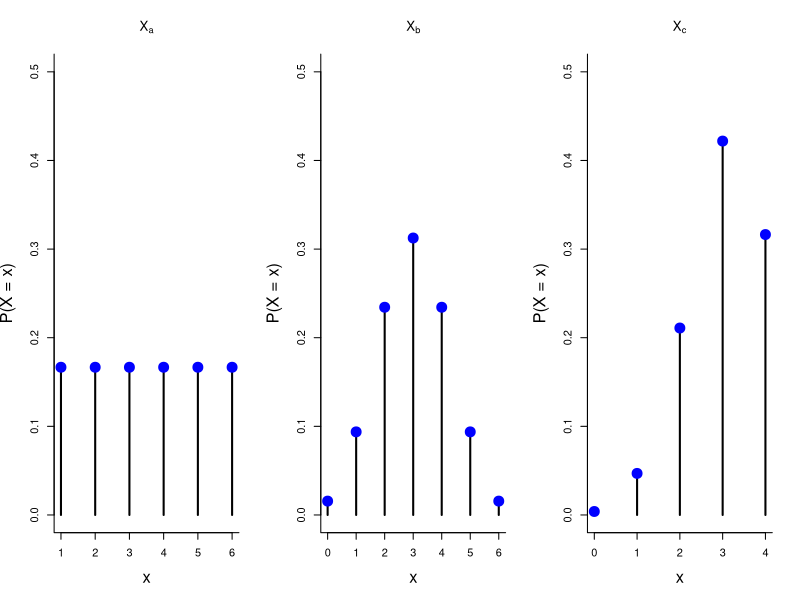
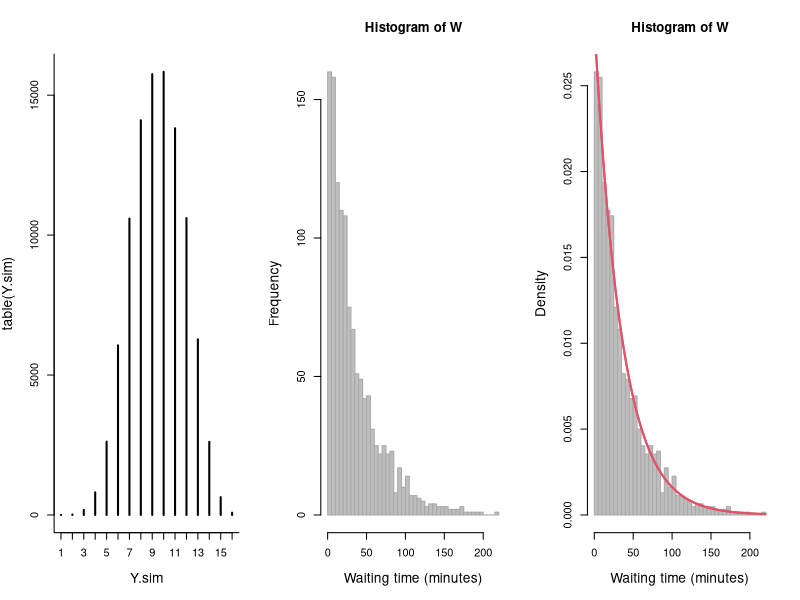
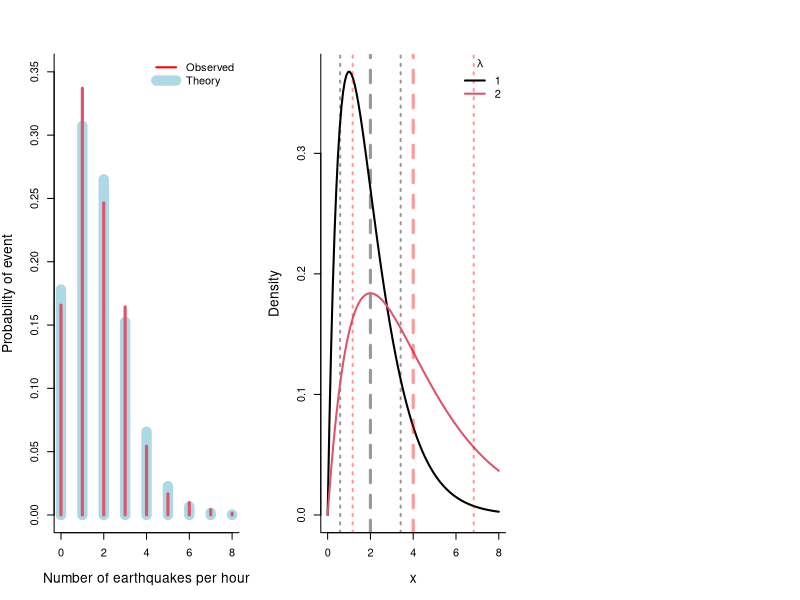
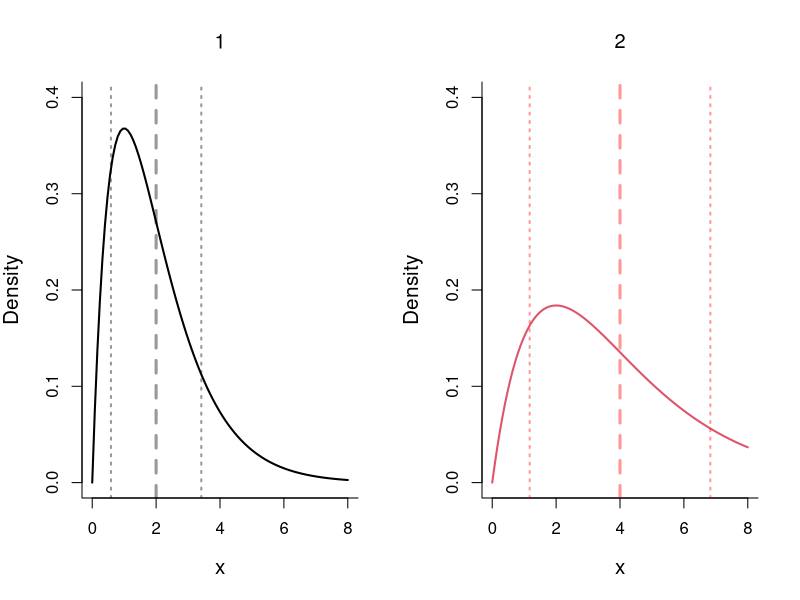
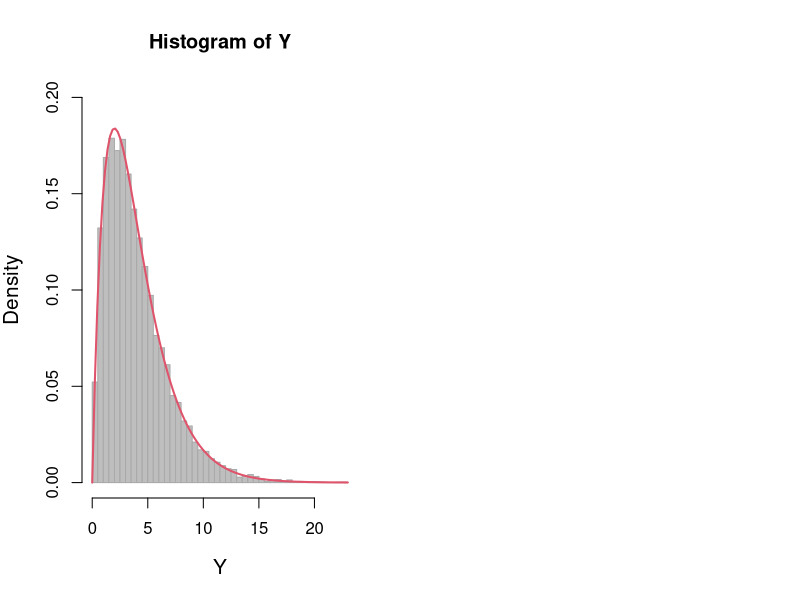
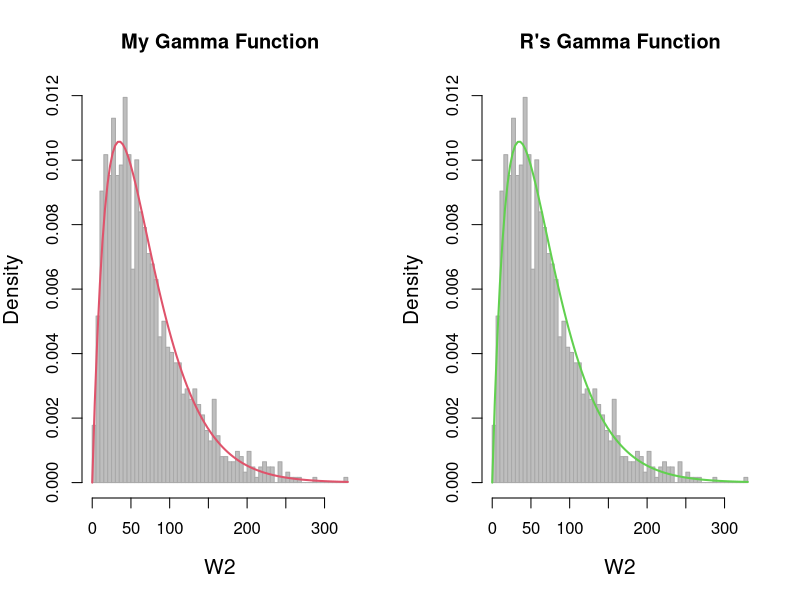

Generate these figures, in order, with R:
## ---- chunk 1
x.a <- 1:6; f.a <- rep(1/length(x.a), length(x.a))
x.b <- 0:6; f.b <- dbinom(0:6, p=1/2, size=6)
x.c <- 0:4; f.c <- dbinom(0:4, p=3/4, size=4)
## ---- chunk 2
par(mfrow = c(1, 3), bty = "l", cex.lab = 1.5)
plot(x.a, f.a, type = "h", lwd = 2,
     xlab = "x", ylab = "P(X = x)", main = expression(X[a]),
     ylim = c(0, 0.5))
points(x.a, f.a, pch = 19, col = "blue", cex = 2)
plot(x.b, f.b, type = "h", lwd = 2,
     xlab = "x", ylab = "P(X = x)", main = expression(X[b]),
     ylim = c(0, 0.5))
points(x.b, f.b, pch = 19, col = "blue", cex = 2)
plot(x.c, f.c, type = "h", lwd = 2,
     xlab = "x", ylab = "P(X = x)", main = expression(X[c]),
     ylim = c(0, 0.5))
points(x.c, f.c, pch = 19, col = "blue", cex = 2)
## ---- chunk 3
x.a.mean <- sum(x.a*f.a); x.a.var <- sum((x.a - x.a.mean)^2 * f.a)
x.b.mean <- sum(x.b*f.b); x.b.var <- sum((x.b - x.b.mean)^2 * f.b)
x.c.mean <- sum(x.c*f.c); x.c.var <- sum((x.c - x.c.mean)^2 * f.c)
c(x.a.mean, x.b.mean, x.c.mean)
c(x.a.var, x.b.var, x.c.var)
## ---- chunk 4
X.a.sim <- sample(1:6, 100000, replace = TRUE)
X.b.sim <- rbinom(100000, size = 6, p = 1/2)
X.c.sim <- rbinom(100000, size = 4, p = 3/4)
Y.sim <- X.a.sim + X.b.sim + X.c.sim
mean(Y.sim); var(Y.sim)
## ---- chunk 5
par(bty = "l", cex.lab = 1.25)
plot(table(Y.sim), type = "h")
## ---- chunk 6
sum(Y.sim < 5)/length(Y.sim) * 100
## ---- chunk 7
sum(Y.sim > 12)/length(Y.sim) * 100
## ---- chunk 8
earthquakes <- read.csv("earthquakes_20151029.csv")
DateTime <- as.POSIXlt(earthquakes$time, format="%Y-%m-%dT%H:%M:%S")
Minute <- as.numeric(DateTime - min(DateTime))/60
W <- diff(sort(Minute))
## ---- chunk 9
mean(W)
## ---- chunk 10
sd(W)
## ---- chunk 11
hist(W, breaks = 50, col = "grey", bor = "darkgrey",
     xlab = "Waiting time (minutes)")
## ---- chunk 12
hist(W, breaks = 50, col = "grey", bor = "darkgrey", freq = FALSE,
     xlab = "Waiting time (minutes)")
curve(1/mean(W) * exp(-x / mean(W)), add = TRUE, col = 2, lwd = 2)
curve(dexp(x, rate = 1/mean(W)), add = TRUE, col = 2, lwd = 2)
## ---- chunk 13
Minute.CutByHour <- cut(Minute, seq(0, max(Minute), 60))
N.hour <- as.vector(table(Minute.CutByHour))
N.hour[1:100]
## ---- chunk 14
plot(0:8, dpois(0:8, lambda = 60 / mean(W)), type = "h", lwd = 10, col = "lightblue",
     xlab = "Number of earthquakes per hour", ylab = "Probability of event",
     ylim = c(0, 0.35))
lines(table(N.hour)/length(N.hour), lwd = 3, col = 2)
legend("topright", lty = 1, col = c("red", "lightblue"),
       legend = c("Observed", "Theory"), lwd = c(2,10),bty = "n")
## ---- chunk 15
Gamma2PDF <- function(x, lambda){
  x / lambda^2 * exp(-x / lambda)
}
integrate(Gamma2PDF, 0, Inf, lambda = 1)
## ---- chunk 16
gamma1.mean <- integrate(function(x) x * Gamma2PDF(x, lambda = 1), 0, Inf)$value
gamma2.mean <- integrate(function(x) x * Gamma2PDF(x, lambda = 2), 0, Inf)$value

gamma1.var <- integrate(function(x) (x - gamma1.mean)^2 * Gamma2PDF(x, lambda = 1),
                        0, Inf)$value
gamma2.var <- integrate(function(x) (x - gamma2.mean)^2 * Gamma2PDF(x, lambda = 2),
                        0, Inf)$value

data.frame(lambda = c(1, 2),
           means = c(gamma1.mean, gamma2.mean),
           vars = c(gamma1.var, gamma2.var))
## ---- chunk 17
curve(Gamma2PDF(x, lambda = 1), col = 1, lwd = 2, xlim = c(0, 8),
      ylab = "Density")
abline(v = gamma1.mean + c(-1, 0,1) * sqrt(gamma1.var), lty = c(3, 2, 3),
       lwd = c(2, 3, 2), col = rgb(0, 0, 0, 0.4))
curve(Gamma2PDF(x, lambda = 2), add = TRUE, col = 2, lwd = 2)
abline(v = gamma2.mean + c(-1, 0, 1)*sqrt(gamma2.var), lty = c(3, 2, 3),
       lwd = c(2, 3, 2), col = rgb(1, 0, 0, 0.4))
legend("topright", lwd = 2, col = 1:2, legend = 1:2, title = expression(lambda),
       bty = "n")
## ---- chunk 18
par(mfrow  =  c(1, 2))
curve(Gamma2PDF(x, lambda = 1), col = 1, lwd = 2, xlim = c(0, 8),
      ylim = c(0, 0.4), ylab = "Density", main = expression(lambda = 1))
abline(v = gamma1.mean + c(-1, 0, 1) * sqrt(gamma1.var), lty = c(3, 2, 3),
       lwd = c(2, 3, 2), col = rgb(0, 0, 0, .4))
curve(Gamma2PDF(x, lambda = 2), col = 2, lwd = 2, xlim = c(0, 8),
      ylim = c(0, .4), ylab = "Density", main = expression(lambda = 2))
abline(v = gamma2.mean + c(-1, 0, 1) * sqrt(gamma2.var), lty = c(3, 2, 3),
       lwd = c(2, 3, 2), col = rgb(1, 0, 0, .4))
## ---- chunk 19
Y <- rexp(10000, rate = 1 / 2) + rexp(10000, rate = 1 / 2)
hist(Y, col = "grey", bor = "darkgrey", freq = FALSE, ylim = c(0,0.2),
     breaks = 50)
curve(Gamma2PDF(x, lambda = 2), lwd = 2, col = 2, add = TRUE)
## ---- chunk 20
# using the "Minute" object from the previous problem
W <- -diff(Minute)
W2 <- Minute[1:(length(Minute) - 2)] - Minute[3:length(Minute)]
# illustrate the distribution
par(mfrow = c(1,2))
hist(W2, col = "grey", bor = "darkgrey", breaks = 50, freq = FALSE,
     main = "My Gamma Function")
curve(Gamma2PDF(x, lambda = mean(W)), lwd = 2, col = 2, add = TRUE)
hist(W2, col = "grey", bor = "darkgrey", breaks = 50, freq = FALSE,
     main = "R's Gamma Function")
curve(dgamma(x, shape = 2, scale = mean(W)), lwd = 2, col = 3, add = TRUE)
